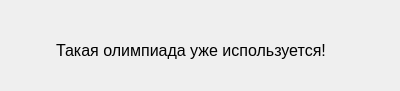
<?xml version="1.0" encoding="UTF-8"?>
<ui version="4.0">
 <class>Form</class>
 <widget class="QWidget" name="Form">
  <property name="geometry">
   <rect>
    <x>0</x>
    <y>0</y>
    <width>400</width>
    <height>91</height>
   </rect>
  </property>
  <property name="windowTitle">
   <string>Form</string>
  </property>
  <widget class="QLabel" name="label">
   <property name="geometry">
    <rect>
     <x>56</x>
     <y>30</y>
     <width>301</width>
     <height>41</height>
    </rect>
   </property>
   <property name="font">
    <font>
     <pointsize>12</pointsize>
    </font>
   </property>
   <property name="text">
    <string>Такая олимпиада уже используется!</string>
   </property>
  </widget>
 </widget>
 <resources/>
 <connections/>
</ui>
